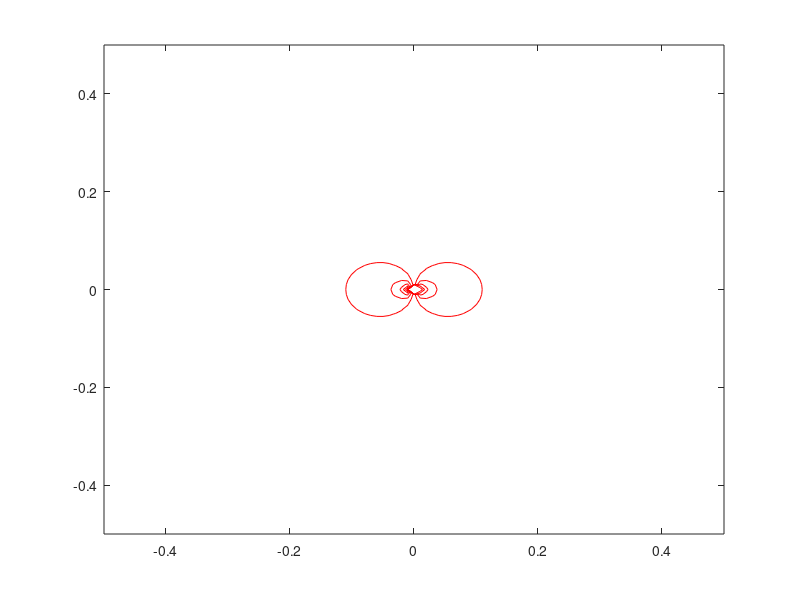

The MATLAB script that drew this image: (Note: this script raises an error after producing the figure.)
close all; clear all;

h = 0.01; % grid spacing
xmax = 0.5;
ymax = 0.5;

% define a mesh for the domain on which to plot
[x,y] = meshgrid(-xmax:h:xmax,-ymax:h:ymax);


mu = 1; % strength of the doublet

% in Cartesian coordinates
phi = mu*x./(x.^2+y.^2);  % doublet's potential, phi(x,y)
psi = -mu*y./(x.^2+y.^2); % doublet's streamfunction, psi(x,y)

% or, in polar coordinates, but we need to first define (r,th) in terms of (x,y);
% when we call contour, we always send it x,y, but we can evaluate phi,psi using r,th
%% note: atan2(y,x) computes arctangent(y/x) taking into account the
%% signs of x and y. this is important for the problems on the PSet. if you
%% use atan(y/x), you might get funny results due to the 'branch cut' of atan.
r = sqrt(x.^2 + y.^2);
th = atan2(y,x);
phi = mu*cos(th)./r;  % doublet's potential, phi(r,th)
psi = -mu*sin(th)./r; % doublet's streamfunction, psi(r,th)

vr = -mu*cos(th)./(r.^2);
vth = -mu*sin(th)./(r.^2);
%% IMPORTANT: transform velocities to Cartesian for streamslice
%% (it will accept anything you give it, but your plot won't make sense)
vx = vr.*cos(th) - vth.*sin(th);
vy = vr.*sin(th) + vth.*cos(th);

% OR instead of polar ur, utheta from class, you could also compute
% ux, uy from phi(x,y), which requires no transformation of velocity
vx = mu*1./(x.^2+y.^2) - mu*x./((x.^2+y.^2).^2).*(2*x);
vy = - mu*x./((x.^2+y.^2).^2).*(2*y);

%%%%%%%%%%%%%%%%%%%%%%%%%%%%%%%%%%%%%%%%%%%%%%%%%%%%%%%%%%%%%%%%%%
figure(1);

% contours of equal phi, i.e., equipotential lines
% -10:10 specifies the values of phi
contour(x,y,phi,-10:10,'r-',LineWidth=1);

hold on; % don't erase plot on next plot command

% streamlines with velocity field arrows computed by numerically
% integrating the governing equation of streamlines, dy/dx = v/u
sl = streamslice(x,y,vx,vy,3);
sl.set(LineWidth=1);

axis tight;
axis equal;
xlabel('$x$','FontSize',14,'Interpreter',"latex");
ylabel('$y$','FontSize',14,'Interpreter',"latex");
title('equipotential and stream lines for ideal flow due to doublet','FontSize',10);

%%%%%%%%%%%%%%%%%%%%%%%%%%%%%%%%%%%%%%%%%%%%%%%%%%%%%%%%%%%%%%%%%%

figure(2);

% just velocity field arrows but not as nice as streamslice
% using an arrow scaling factor (4th argument)
% also, take only every 4th point, so there's not too many arrows
quiver(x(1:4:end,1:4:end),y(1:4:end,1:4:end), ...
       vx(1:4:end,1:4:end),vy(1:4:end,1:4:end),5);

axis tight;
axis equal;
xlabel('$x$','FontSize',14,'Interpreter',"latex");
ylabel('$y$','FontSize',14,'Interpreter',"latex");
title('velocity field of ideal flow due to doublet','FontSize',10);
